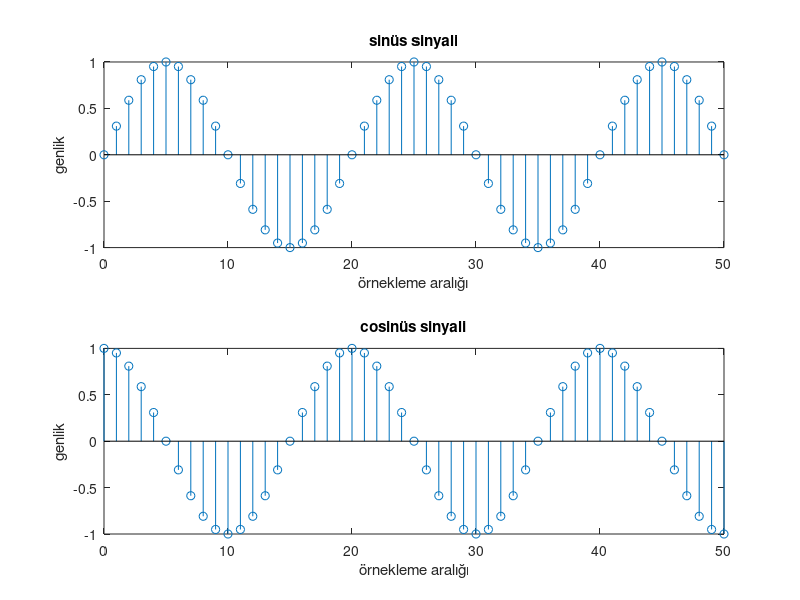

Write MATLAB code to recreate this figure.
n= 0:50;
fs = 8000; %örnekleme oranı
f = 400;

xs = sin(2*pi*f*n/fs+0);
subplot(2,1,1);
stem(n,xs);
xlabel('örnekleme aralığı');
ylabel('genlik');
title('sinüs sinyali')

xc = cos(2*pi*f*n/fs+0);
subplot(2,1,2);
stem(n,xc);
xlabel('örnekleme aralığı');
ylabel('genlik');
title('cosinüs sinyali')
